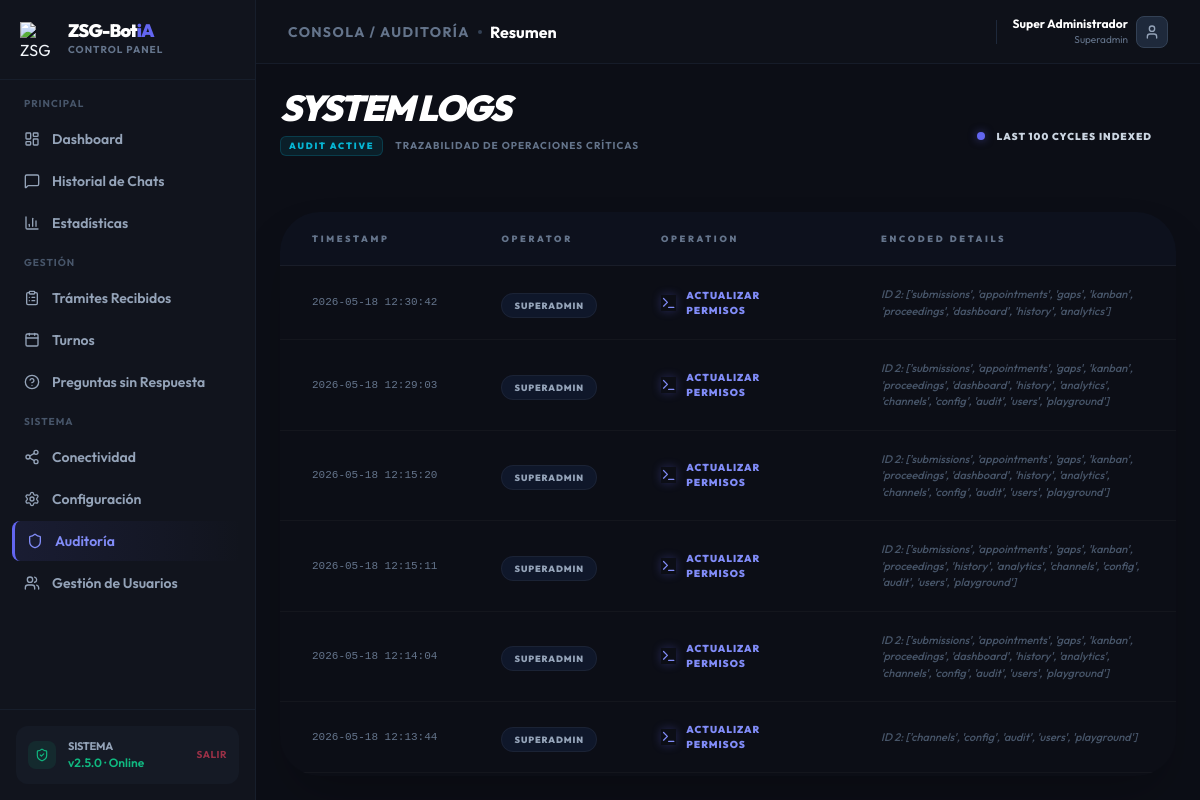
Page /admin/audit (signed in) on the committed database.
### tables this page shows
CREATE TABLE admin_users (
            id            INTEGER PRIMARY KEY AUTOINCREMENT,
            username      TEXT UNIQUE NOT NULL,
            full_name     TEXT NOT NULL,
            email         TEXT,
            password_hash TEXT NOT NULL,
            role          TEXT NOT NULL DEFAULT 'operator',
            is_active     INTEGER NOT NULL DEFAULT 1,
            created_by    INTEGER,
            created_at    TIMESTAMP DEFAULT CURRENT_TIMESTAMP,
            last_login    TIMESTAMP
        );

CREATE TABLE audit_logs (id INTEGER PRIMARY KEY AUTOINCREMENT, user_id TEXT, action TEXT, details TEXT, timestamp TIMESTAMP DEFAULT CURRENT_TIMESTAMP);

### src/main.py (the view)
@app.get("/admin/audit", response_class=HTMLResponse)
async def view_audit(request: Request, user: dict = Depends(require_permission("audit"))):
    logs = []
    try:
        conn = sqlite3.connect(os.path.join(ROOT_DIR, "settings.sqlite"))
        conn.row_factory = sqlite3.Row
        cursor = conn.cursor()
        cursor.execute("SELECT * FROM audit_logs ORDER BY timestamp DESC LIMIT 100")
        logs = [dict(row) for row in cursor.fetchall()]
        conn.close()
    except Exception as e:
        logging.error(f"Error cargando auditoría: {e}")
    return templates.TemplateResponse(request=request, name="admin/audit.html", context={"logs": logs, "active_section": "control", "user": user})

### templates/admin/audit.html (shortened to what this page needs)
{% extends "admin/layout.html" %}
{% block breadcrumb %}Consola / Auditoría{% endblock %}
{% block content %}
<header class="flex justify-between items-end mb-14 animate-in slide-in-from-top duration-700">
    <div>
        <h1 class="text-4xl font-black text-white tracking-tighter uppercase italic">System Logs</h1>
        <div class="flex items-center gap-3 mt-2">
            <span class="px-2 py-0.5 bg-cyan-500/10 text-cyan-500 text-[9px] font-black uppercase tracking-[0.2em] rounded-md border border-cyan-500/20">Audit Active</span>
            <p class="text-slate-500 text-[10px] font-bold uppercase tracking-widest">Trazabilidad de operaciones críticas</p>
        </div>
    </div>
    <div class="px-6 py-3 rounded-2xl glass-card flex items-center gap-3 border-white/5">
        <div class="w-2 h-2 bg-indigo-500 rounded-full shadow-[0_0_8px_rgba(99,102,241,0.5)] animate-pulse"></div>
        <span class="text-[10px] font-black text-slate-300 uppercase tracking-widest">Last 100 Cycles Indexed</span>
    </div>
</header>
<div class="glass-card rounded-[2.5rem] overflow-hidden border-white/5 shadow-2xl">
    <div class="overflow-x-auto custom-scrollbar">
        <table class="w-full text-left">
            <thead>
                <tr class="border-b border-white/5 bg-slate-900/40">
                    <th class="px-8 py-5 text-[9px] font-black uppercase tracking-[0.3em] text-slate-500">Timestamp</th>
                    <th class="px-8 py-5 text-[9px] font-black uppercase tracking-[0.3em] text-slate-500">Operator</th>
                    <th class="px-8 py-5 text-[9px] font-black uppercase tracking-[0.3em] text-slate-500">Operation</th>
                    <th class="px-8 py-5 text-[9px] font-black uppercase tracking-[0.3em] text-slate-500">Encoded Details</th>
                </tr>
            </thead>
            <tbody class="divide-y divide-white/[0.03]">
                {% for log in logs %}
                <tr class="hover:bg-white/[0.02] transition-colors group">
                    <td class="px-8 py-5 text-slate-500 text-[11px] font-mono whitespace-nowrap">{{ log.timestamp }}</td>
                    <td class="px-8 py-5">
                        <span class="px-3 py-1.5 rounded-xl bg-slate-900 border border-white/5 text-slate-400 text-[9px] font-black uppercase tracking-widest group-hover:text-cyan-400 group-hover:border-cyan-500/30 transition-all">{{ log.user_id }}</span>
                    </td>
                    <td class="px-8 py-5">
                        {% if 'Eliminación' in log.action or 'Borrado' in log.action %}
                            <span class="text-rose-500 font-black text-[10px] uppercase tracking-widest flex items-center gap-2.5">
                                <i data-lucide="shield-alert" class="w-4 h-4 shadow-[0_0_10px_rgba(244,63,94,0.3)]"></i> {{ log.action }}
                            </span>
                        {% elif 'Actualización' in log.action or 'Configuración' in log.action or 'Cambio' in log.action %}
                            <span class="text-cyan-500 font-black text-[10px] uppercase tracking-widest flex items-center gap-2.5">
                                <i data-lucide="refresh-cw" class="w-4 h-4 shadow-[0_0_10px_rgba(6,182,212,0.3)]"></i> {{ log.action }}
                            </span>
                        {% else %}
                            <span class="text-indigo-400 font-black text-[10px] uppercase tracking-widest flex items-center gap-2.5">
                                <i data-lucide="terminal" class="w-4 h-4 shadow-[0_0_10px_rgba(99,102,241,0.3)]"></i> {{ log.action }}
                            </span>
                        {% endif %}
                    </td>
                    <td class="px-8 py-5 text-slate-600 text-[11px] font-medium italic group-hover:text-slate-400 transition-colors">
                        {{ log.details }}
                    </td>
                </tr>
                {% endfor %}
            </tbody>
        </table>
    </div>
</div>
{% endblock %}

### templates/admin/layout.html (shortened to what this page needs)
<!DOCTYPE html>
<html lang="es" class="dark">
<head>
    <script src="https://cdn.tailwindcss.com"></script>
</head>
<body class="h-screen overflow-hidden flex font-sans">
    <aside id="main-sidebar" class="fixed inset-y-0 left-0 z-50 w-64 bg-panel border-r border-slate-800/50 flex flex-col shrink-0 transition-transform duration-300 -translate-x-full lg:translate-x-0 lg:static lg:z-auto">
        <div class="h-20 flex items-center px-5 border-b border-slate-800/50 shrink-0">
            <div class="flex items-center gap-3">
                <img src="/static/Logo-ZSG-Bot-iA-Circulo.png" alt="ZSG Logo" class="w-9 h-9 object-contain">
                <div>
                    <span class="block text-lg font-black tracking-tighter text-white leading-none">ZSG-Bot<span class="text-brand-500">iA</span></span>
                    <span class="text-[10px] font-bold text-slate-500 uppercase tracking-widest block mt-0.5">Control Panel</span>
                </div>
            </div>
        </div>
        <nav class="flex-1 py-4 overflow-y-auto custom-scrollbar">
            <div class="px-3 mb-3">
                <p class="text-[10px] font-bold text-slate-600 uppercase tracking-widest px-3 mb-2">Principal</p>
                <div class="space-y-0.5">
                    {% if not user or 'dashboard' in user.permissions %}
                    <a href="/admin" class="nav-item flex items-center gap-3 px-3 py-2.5 rounded-lg text-sm font-semibold text-slate-400 hover:text-white hover:bg-slate-800/50 transition-all {% if request.url.path == '/admin' %}active{% endif %}">
                        <i data-lucide="layout-dashboard" class="w-4 h-4 shrink-0"></i> Dashboard
                    </a>
                    {% endif %}
                    {% if not user or 'history' in user.permissions %}
                    <a href="/admin/history" class="nav-item flex items-center gap-3 px-3 py-2.5 rounded-lg text-sm font-semibold text-slate-400 hover:text-white hover:bg-slate-800/50 transition-all ">
                        <i data-lucide="message-square" class="w-4 h-4 shrink-0"></i> Historial de Chats
                    </a>
                    {% endif %}
                    {% if not user or 'analytics' in user.permissions %}
                    <a href="/admin/analytics" class="nav-item flex items-center gap-3 px-3 py-2.5 rounded-lg text-sm font-semibold text-slate-400 hover:text-white hover:bg-slate-800/50 transition-all {% if request.url.path == '/admin/analytics' %}active{% endif %}">
                        <i data-lucide="bar-chart-3" class="w-4 h-4 shrink-0"></i> Estadísticas
                    </a>
                    {% endif %}
                </div>
            </div>
            <div class="px-3 mb-3">
                <p class="text-[10px] font-bold text-slate-600 uppercase tracking-widest px-3 mb-2">Gestión</p>
                <div class="space-y-0.5">
                    {% if not user or 'submissions' in user.permissions %}
                    <a href="/admin/submissions" class="nav-item flex items-center gap-3 px-3 py-2.5 rounded-lg text-sm font-semibold text-slate-400 hover:text-white hover:bg-slate-800/50 transition-all {% if request.url.path == '/admin/submissions' %}active{% endif %}">
                        <i data-lucide="clipboard-list" class="w-4 h-4 shrink-0"></i> Trámites Recibidos
                    </a>
                    {% endif %}
                    {% if not user or 'appointments' in user.permissions %}
                    <a href="/admin/appointments" class="nav-item flex items-center gap-3 px-3 py-2.5 rounded-lg text-sm font-semibold text-slate-400 hover:text-white hover:bg-slate-800/50 transition-all {% if request.url.path == '/admin/appointments' %}active{% endif %}">
                        <i data-lucide="calendar" class="w-4 h-4 shrink-0"></i> Turnos
                    </a>
                    {% endif %}
                    {% if not user or 'gaps' in user.permissions %}
                    <a href="/admin/gaps" class="nav-item flex items-center gap-3 px-3 py-2.5 rounded-lg text-sm font-semibold text-slate-400 hover:text-white hover:bg-slate-800/50 transition-all {% if request.url.path == '/admin/gaps' %}active{% endif %}">
                        <i data-lucide="help-circle" class="w-4 h-4 shrink-0"></i> Preguntas sin Respuesta
                    </a>
                    {% endif %}
                </div>
            </div>
            <div class="px-3">
                <p class="text-[10px] font-bold text-slate-600 uppercase tracking-widest px-3 mb-2">Sistema</p>
                <div class="space-y-0.5">
                    {% if not user or 'channels' in user.permissions %}
                    <a href="/admin/channels" class="nav-item flex items-center gap-3 px-3 py-2.5 rounded-lg text-sm font-semibold text-slate-400 hover:text-white hover:bg-slate-800/50 transition-all {% if request.url.path == '/admin/channels' %}active{% endif %}">
                        <i data-lucide="share-2" class="w-4 h-4 shrink-0"></i> Conectividad
                    </a>
                    {% endif %}
                    {% if not user or 'config' in user.permissions %}
                    <a href="/admin/config" class="nav-item flex items-center gap-3 px-3 py-2.5 rounded-lg text-sm font-semibold text-slate-400 hover:text-white hover:bg-slate-800/50 transition-all {% if request.url.path == '/admin/config' %}active{% endif %}">
                        <i data-lucide="settings" class="w-4 h-4 shrink-0"></i> Configuración
                    </a>
                    {% endif %}
                    {% if not user or 'audit' in user.permissions %}
                    <a href="/admin/audit" class="nav-item flex items-center gap-3 px-3 py-2.5 rounded-lg text-sm font-semibold text-slate-400 hover:text-white hover:bg-slate-800/50 transition-all {% if request.url.path == '/admin/audit' %}active{% endif %}">
                        <i data-lucide="shield" class="w-4 h-4 shrink-0"></i> Auditoría
                    </a>
                    {% endif %}
                    {% if user and user.role == 'superadmin' %}
                    <a href="/admin/users" class="nav-item flex items-center gap-3 px-3 py-2.5 rounded-lg text-sm font-semibold text-slate-400 hover:text-white hover:bg-slate-800/50 transition-all {% if request.url.path == '/admin/users' %}active{% endif %}">
                        <i data-lucide="users" class="w-4 h-4 shrink-0"></i> Gestión de Usuarios
                    </a>
                    {% endif %}
                </div>
            </div>
        </nav>
        <div class="p-4 border-t border-slate-800/50 shrink-0">
            <div class="bg-slate-800/30 rounded-xl p-3 flex items-center gap-3">
                <div id="sidebar-status-dot" class="w-7 h-7 rounded-lg bg-emerald-500/10 flex items-center justify-center text-emerald-500 shrink-0">
                    <i data-lucide="shield-check" class="w-3.5 h-3.5"></i>
                </div>
                <div class="flex-1 min-w-0">
                    <p class="text-[11px] font-bold text-slate-400 uppercase tracking-tight">Sistema</p>
                    <p class="text-[12px] font-semibold text-emerald-500">v2.5.0 · Online</p>
                </div>
                <a href="/logout" class="text-[10px] font-bold text-rose-500/60 hover:text-rose-500 transition-colors uppercase tracking-wider shrink-0">Salir</a>
            </div>
        </div>
    </aside>
    <main class="flex-1 flex flex-col min-w-0 bg-[#0c0f16]/50">
        <header class="h-16 bg-panel/50 border-b border-slate-800/50 flex items-center justify-between px-4 lg:px-8 shrink-0">
            <div class="flex items-center gap-3">
                <div class="flex items-center gap-2">
                    <h2 class="text-[12px] lg:text-sm font-bold text-slate-500 uppercase tracking-widest">{% block breadcrumb %}Dashboard{% endblock %}</h2>
                    <div class="w-1 h-1 bg-slate-700 rounded-full"></div>
                    <h1 class="text-sm lg:text-base font-bold text-white truncate max-w-[140px] lg:max-w-none">{% block section_title %}Resumen{% endblock %}</h1>
                </div>
            </div>
            <div class="flex items-center gap-3 lg:gap-4">
                <div class="flex items-center gap-2 group">
                    <div class="text-right hidden sm:block">
                        <p class="text-xs font-bold text-white">{{ user.full_name if user else 'Admin' }}</p>
                        <p class="text-[10px] text-slate-500">{{ user.role | capitalize if user else '' }}</p>
                    </div>
                    <div class="w-8 h-8 rounded-lg bg-slate-800 border border-slate-700 flex items-center justify-center text-slate-400 group-hover:border-brand-500/50 transition-all">
                        <i data-lucide="user" class="w-4 h-4"></i>
                    </div>
                </div>
            </div>
        </header>
        <div class="flex-1 overflow-y-auto flex flex-col relative custom-scrollbar">
            <div class="flex-1 flex flex-col p-0 lg:p-6 page-transition h-full">
                {% block content %}{% endblock %}
            </div>
        </div>
    </main>
</body>
</html>

### templates/admin/layout.html (style rules this page uses)
body { background-color: #0c0f16; color: #f1f5f9; font-feature-settings: "cv02", "cv03", "cv04", "cv11"; }
.nav-item.active { background: linear-gradient(90deg, rgba(99,102,241,0.1) 0%, rgba(99,102,241,0) 100%); color: #818cf8; border-left: 3px solid #6366f1; }
.page-transition { animation: fadeIn 0.4s ease-out; }

### rows in the picture
admin_users: full_name "Super Administrador", role "Superadmin"
audit_logs: timestamp "2026-05-18 12:30:42", user_id "SUPERADMIN", action "ACTUALIZAR PERMISOS", details "ID 2: ['submissions', 'appointments', 'gaps', 'kanban', 'proceedings', 'dashboard', 'history', 'analytics']"
audit_logs: timestamp "2026-05-18 12:29:03", user_id "SUPERADMIN", action "ACTUALIZAR PERMISOS", details "ID 2: ['submissions', 'appointments', 'gaps', 'kanban', 'proceedings', 'dashboard', 'history', 'analytics', 'channels', 'config', 'audit', 'users', 'playground']"
audit_logs: timestamp "2026-05-18 12:15:20", user_id "SUPERADMIN", action "ACTUALIZAR PERMISOS", details "ID 2: ['submissions', 'appointments', 'gaps', 'kanban', 'proceedings', 'dashboard', 'history', 'analytics', 'channels', 'config', 'audit', 'users', 'playground']"
audit_logs: timestamp "2026-05-18 12:15:11", user_id "SUPERADMIN", action "ACTUALIZAR PERMISOS", details "ID 2: ['submissions', 'appointments', 'gaps', 'kanban', 'proceedings', 'history', 'analytics', 'channels', 'config', 'audit', 'users', 'playground']"
audit_logs: timestamp "2026-05-18 12:14:04", user_id "SUPERADMIN", action "ACTUALIZAR PERMISOS", details "ID 2: ['submissions', 'appointments', 'gaps', 'kanban', 'proceedings', 'dashboard', 'history', 'analytics', 'channels', 'config', 'audit', 'users', 'playground']"
audit_logs: timestamp "2026-05-18 12:13:44", user_id "SUPERADMIN", action "ACTUALIZAR PERMISOS", details "ID 2: ['channels', 'config', 'audit', 'users', 'playground']"
